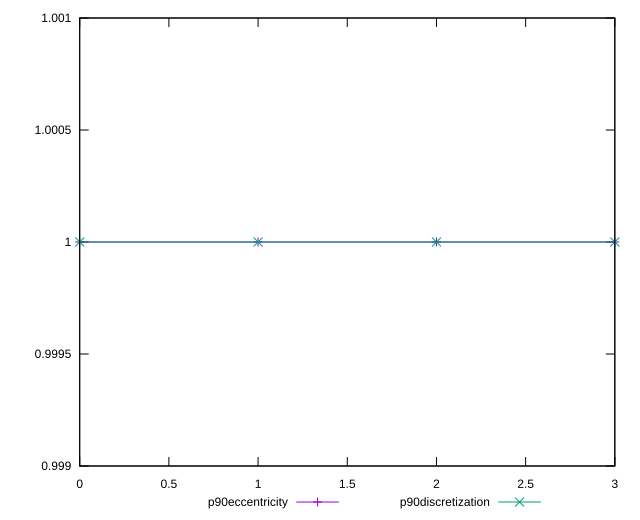

Here is the gnuplot script that generated this plot:
reset

$p90Eccentricity <<EOF
0 0.9999999999999999
1 1.0000000000000002
2 1.0000000000000002
3 1.0000000000000002
EOF

$p90Discretization <<EOF
0 1
1 1
2 1
3 1
EOF

set key outside below
set xrange [0:3]
set yrange [0.9989999999999999:1.0010000000000001]
set trange [0.9989999999999999:1.0010000000000001]
set terminal svg size 640, 520 enhanced background rgb 'white'
set output "reports/report_00030_2021-02-24T20-42-31.540Z/largest-contentful-paint/progression/eccentricity.svg"

plot $p90Eccentricity title "p90eccentricity" with linespoints, \
     $p90Discretization title "p90discretization" with linespoints

reset
